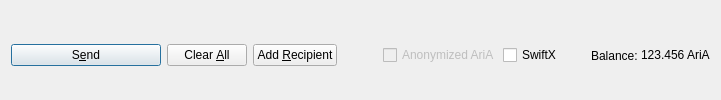
         <widget class="QFrame" name="frame_Send">
          <layout class="QHBoxLayout" name="horizontalLayout">
           <property name="bottomMargin">
            <number>0</number>
           </property>
           <item>
            <widget class="QPushButton" name="sendButton">
             <property name="minimumSize">
              <size>
               <width>150</width>
               <height>0</height>
              </size>
             </property>
             <property name="toolTip">
              <string>Confirm the send action</string>
             </property>
             <property name="text">
              <string>S&amp;end</string>
             </property>
             <property name="icon">
              <iconset resource="../aria.qrc">
               <normaloff>:/icons/send</normaloff>:/icons/send</iconset>
             </property>
             <property name="autoDefault">
              <bool>false</bool>
             </property>
             <property name="default">
              <bool>true</bool>
             </property>
            </widget>
           </item>
           <item>
            <widget class="QPushButton" name="clearButton">
             <property name="sizePolicy">
              <sizepolicy hsizetype="Minimum" vsizetype="Fixed">
               <horstretch>0</horstretch>
               <verstretch>0</verstretch>
              </sizepolicy>
             </property>
             <property name="toolTip">
              <string>Clear all fields of the form.</string>
             </property>
             <property name="text">
              <string>Clear &amp;All</string>
             </property>
             <property name="icon">
              <iconset resource="../aria.qrc">
               <normaloff>:/icons/remove</normaloff>:/icons/remove</iconset>
             </property>
             <property name="autoDefault">
              <bool>false</bool>
             </property>
            </widget>
           </item>
           <item>
            <widget class="QPushButton" name="addButton">
             <property name="toolTip">
              <string>Send to multiple recipients at once</string>
             </property>
             <property name="text">
              <string>Add &amp;Recipient</string>
             </property>
             <property name="icon">
              <iconset resource="../aria.qrc">
               <normaloff>:/icons/add</normaloff>:/icons/add</iconset>
             </property>
             <property name="autoDefault">
              <bool>false</bool>
             </property>
            </widget>
           </item>
           <item>
            <spacer name="horizontalSpacer">
             <property name="orientation">
              <enum>Qt::Horizontal</enum>
             </property>
             <property name="sizeHint" stdset="0">
              <size>
               <width>40</width>
               <height>20</height>
              </size>
             </property>
            </spacer>
           </item>
           <item>
            <layout class="QHBoxLayout" name="horizontalLayout_2">
             <property name="spacing">
              <number>3</number>
             </property>
             <item>
              <widget class="QCheckBox" name="checkzAriA">
               <property name="enabled">
                <bool>false</bool>
               </property>
               <property name="text">
                <string>Anonymized AriA</string>
               </property>
              </widget>
             </item>
             <item>
              <widget class="QCheckBox" name="checkSwiftTX">
               <property name="enabled">
                <bool>true</bool>
               </property>
               <property name="minimumSize">
                <size>
                 <width>85</width>
                 <height>0</height>
                </size>
               </property>
               <property name="text">
                <string>SwiftX</string>
               </property>
              </widget>
             </item>
             <item>
              <widget class="QLabel" name="label">
               <property name="text">
                <string>Balance:</string>
               </property>
              </widget>
             </item>
             <item>
              <widget class="QLabel" name="labelBalance">
               <property name="sizePolicy">
                <sizepolicy hsizetype="Preferred" vsizetype="Fixed">
                 <horstretch>0</horstretch>
                 <verstretch>0</verstretch>
                </sizepolicy>
               </property>
               <property name="cursor">
                <cursorShape>IBeamCursor</cursorShape>
               </property>
               <property name="text">
                <string notr="true">123.456 AriA</string>
               </property>
               <property name="textInteractionFlags">
                <set>Qt::LinksAccessibleByMouse|Qt::TextSelectableByKeyboard|Qt::TextSelectableByMouse</set>
               </property>
              </widget>
             </item>
            </layout>
           </item>
          </layout>
         </widget>
